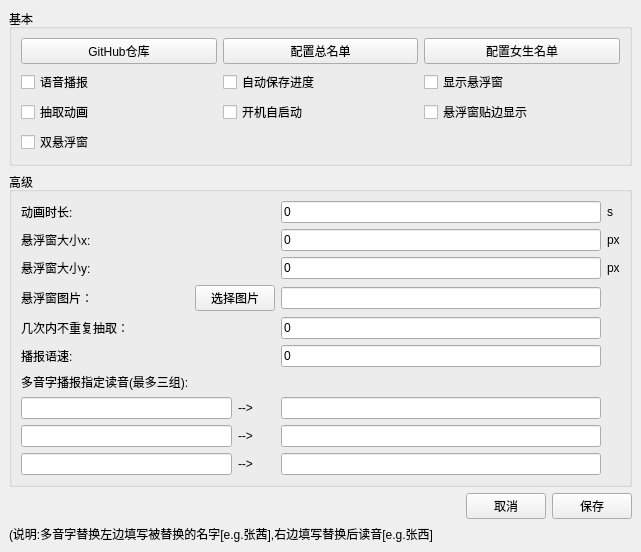
<?xml version="1.0" encoding="UTF-8"?>
<ui version="4.0">
 <class>ConfigMainWindow</class>
 <widget class="QMainWindow" name="ConfigMainWindow">
  <property name="geometry">
   <rect>
    <x>0</x>
    <y>0</y>
    <width>641</width>
    <height>482</height>
   </rect>
  </property>
  <property name="windowTitle">
   <string>MainWindow</string>
  </property>
  <widget class="QWidget" name="centralwidget">
   <layout class="QGridLayout" name="gridLayout_2">
    <item row="2" column="0">
     <layout class="QHBoxLayout" name="horizontalLayout">
      <property name="spacing">
       <number>6</number>
      </property>
      <property name="sizeConstraint">
       <enum>QLayout::SetNoConstraint</enum>
      </property>
      <item>
       <spacer name="horizontalSpacer">
        <property name="orientation">
         <enum>Qt::Horizontal</enum>
        </property>
        <property name="sizeType">
         <enum>QSizePolicy::MinimumExpanding</enum>
        </property>
        <property name="sizeHint" stdset="0">
         <size>
          <width>40</width>
          <height>20</height>
         </size>
        </property>
       </spacer>
      </item>
      <item>
       <widget class="QPushButton" name="cancel_button">
        <property name="text">
         <string>取消</string>
        </property>
       </widget>
      </item>
      <item>
       <widget class="QPushButton" name="save_button">
        <property name="text">
         <string>保存</string>
        </property>
       </widget>
      </item>
     </layout>
    </item>
    <item row="3" column="0">
     <widget class="QLabel" name="label_7">
      <property name="sizePolicy">
       <sizepolicy hsizetype="Preferred" vsizetype="Fixed">
        <horstretch>0</horstretch>
        <verstretch>0</verstretch>
       </sizepolicy>
      </property>
      <property name="text">
       <string>(说明:多音字替换左边填写被替换的名字[e.g.张茜],右边填写替换后读音[e.g.张西]</string>
      </property>
     </widget>
    </item>
    <item row="0" column="0">
     <widget class="QGroupBox" name="groupBox">
      <property name="title">
       <string>基本</string>
      </property>
      <layout class="QGridLayout" name="gridLayout">
       <item row="2" column="1">
        <widget class="QCheckBox" name="auto_start_checkbox">
         <property name="text">
          <string>开机自启动</string>
         </property>
        </widget>
       </item>
       <item row="2" column="0">
        <widget class="QCheckBox" name="animation_checkBox">
         <property name="text">
          <string>抽取动画</string>
         </property>
        </widget>
       </item>
       <item row="0" column="1">
        <widget class="QPushButton" name="name_button">
         <property name="text">
          <string>配置总名单</string>
         </property>
        </widget>
       </item>
       <item row="2" column="2">
        <widget class="QCheckBox" name="f_autostick_checkBox">
         <property name="text">
          <string>悬浮窗贴边显示</string>
         </property>
        </widget>
       </item>
       <item row="0" column="2">
        <widget class="QPushButton" name="gname_button">
         <property name="text">
          <string>配置女生名单</string>
         </property>
        </widget>
       </item>
       <item row="1" column="2">
        <widget class="QCheckBox" name="float_chackbox">
         <property name="text">
          <string>显示悬浮窗</string>
         </property>
        </widget>
       </item>
       <item row="1" column="1">
        <widget class="QCheckBox" name="save_checkbox">
         <property name="text">
          <string>自动保存进度</string>
         </property>
        </widget>
       </item>
       <item row="1" column="0">
        <widget class="QCheckBox" name="speak_checkbox">
         <property name="text">
          <string>语音播报</string>
         </property>
        </widget>
       </item>
       <item row="0" column="0">
        <widget class="QPushButton" name="update_button">
         <property name="text">
          <string>GitHub仓库</string>
         </property>
        </widget>
       </item>
       <item row="3" column="0">
        <widget class="QCheckBox" name="double_floating_w_checkbox">
         <property name="text">
          <string>双悬浮窗</string>
         </property>
        </widget>
       </item>
      </layout>
     </widget>
    </item>
    <item row="1" column="0">
     <widget class="QGroupBox" name="groupBox_2">
      <property name="title">
       <string>高级</string>
      </property>
      <layout class="QGridLayout" name="gridLayout_3">
       <item row="0" column="3">
        <widget class="QLineEdit" name="ani_time_edit">
         <property name="inputMask">
          <string/>
         </property>
         <property name="text">
          <string>0</string>
         </property>
        </widget>
       </item>
       <item row="8" column="0" colspan="2">
        <widget class="QLineEdit" name="b1"/>
       </item>
       <item row="8" column="2">
        <widget class="QLabel" name="label_5">
         <property name="text">
          <string>--&gt;</string>
         </property>
        </widget>
       </item>
       <item row="1" column="0">
        <widget class="QLabel" name="label_8">
         <property name="text">
          <string>悬浮窗大小x:</string>
         </property>
        </widget>
       </item>
       <item row="3" column="0">
        <widget class="QLabel" name="label_image">
         <property name="sizePolicy">
          <sizepolicy hsizetype="Fixed" vsizetype="Preferred">
           <horstretch>0</horstretch>
           <verstretch>0</verstretch>
          </sizepolicy>
         </property>
         <property name="text">
          <string>悬浮窗图片：</string>
         </property>
        </widget>
       </item>
       <item row="7" column="2">
        <widget class="QLabel" name="label_4">
         <property name="text">
          <string>--&gt;</string>
         </property>
        </widget>
       </item>
       <item row="5" column="0">
        <widget class="QLabel" name="label_10">
         <property name="text">
          <string>播报语速:</string>
         </property>
        </widget>
       </item>
       <item row="9" column="3">
        <widget class="QLineEdit" name="c2"/>
       </item>
       <item row="1" column="4">
        <widget class="QLabel" name="label_9">
         <property name="text">
          <string>px</string>
         </property>
        </widget>
       </item>
       <item row="3" column="1" colspan="2">
        <widget class="QPushButton" name="image_button">
         <property name="text">
          <string>选择图片</string>
         </property>
        </widget>
       </item>
       <item row="2" column="4">
        <widget class="QLabel" name="label_12">
         <property name="text">
          <string>px</string>
         </property>
        </widget>
       </item>
       <item row="3" column="3">
        <widget class="QLineEdit" name="image_path_edit">
         <property name="sizePolicy">
          <sizepolicy hsizetype="MinimumExpanding" vsizetype="Fixed">
           <horstretch>0</horstretch>
           <verstretch>0</verstretch>
          </sizepolicy>
         </property>
        </widget>
       </item>
       <item row="9" column="0" colspan="2">
        <widget class="QLineEdit" name="c1"/>
       </item>
       <item row="2" column="3">
        <widget class="QLineEdit" name="floatsize_y_edit">
         <property name="inputMask">
          <string/>
         </property>
         <property name="text">
          <string>0</string>
         </property>
        </widget>
       </item>
       <item row="4" column="3">
        <widget class="QLineEdit" name="no_duplicate_edit">
         <property name="text">
          <string>0</string>
         </property>
        </widget>
       </item>
       <item row="1" column="3">
        <widget class="QLineEdit" name="floatsize_x_edit">
         <property name="inputMask">
          <string/>
         </property>
         <property name="text">
          <string>0</string>
         </property>
        </widget>
       </item>
       <item row="6" column="0">
        <widget class="QLabel" name="label_3">
         <property name="text">
          <string>多音字播报指定读音(最多三组):</string>
         </property>
        </widget>
       </item>
       <item row="4" column="0">
        <widget class="QLabel" name="label_13">
         <property name="text">
          <string>几次内不重复抽取：</string>
         </property>
        </widget>
       </item>
       <item row="0" column="0">
        <widget class="QLabel" name="label">
         <property name="text">
          <string>动画时长:</string>
         </property>
        </widget>
       </item>
       <item row="5" column="3">
        <widget class="QLineEdit" name="speed_edit">
         <property name="text">
          <string>0</string>
         </property>
        </widget>
       </item>
       <item row="7" column="0" colspan="2">
        <widget class="QLineEdit" name="a1"/>
       </item>
       <item row="8" column="3">
        <widget class="QLineEdit" name="b2"/>
       </item>
       <item row="7" column="3">
        <widget class="QLineEdit" name="a2"/>
       </item>
       <item row="9" column="2">
        <widget class="QLabel" name="label_6">
         <property name="text">
          <string>--&gt;</string>
         </property>
        </widget>
       </item>
       <item row="2" column="0">
        <widget class="QLabel" name="label_11">
         <property name="text">
          <string>悬浮窗大小y:</string>
         </property>
        </widget>
       </item>
       <item row="0" column="4">
        <widget class="QLabel" name="label_2">
         <property name="text">
          <string>s</string>
         </property>
        </widget>
       </item>
      </layout>
     </widget>
    </item>
   </layout>
  </widget>
 </widget>
 <resources/>
 <connections/>
</ui>
